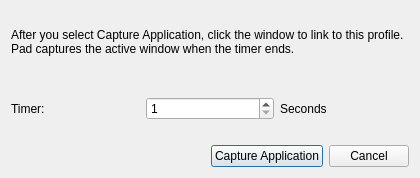
<?xml version="1.0" encoding="UTF-8"?>
<ui version="4.0">
 <class>WinAppProfileTimerDialog</class>
 <widget class="QDialog" name="WinAppProfileTimerDialog">
  <property name="geometry">
   <rect>
    <x>0</x>
    <y>0</y>
    <width>420</width>
    <height>178</height>
   </rect>
  </property>
  <property name="windowTitle">
   <string>Capture Application</string>
  </property>
  <property name="modal">
   <bool>true</bool>
  </property>
  <layout class="QVBoxLayout" name="verticalLayout">
   <item>
    <widget class="QLabel" name="label">
     <property name="text">
      <string>After you select Capture Application, click the window to link to this profile. Pad captures the active window when the timer ends.</string>
     </property>
     <property name="scaledContents">
      <bool>false</bool>
     </property>
     <property name="wordWrap">
      <bool>true</bool>
     </property>
    </widget>
   </item>
   <item>
    <layout class="QHBoxLayout" name="horizontalLayout_2">
     <item>
      <widget class="QLabel" name="label_2">
       <property name="text">
        <string>Timer:</string>
       </property>
      </widget>
     </item>
     <item>
      <widget class="QSpinBox" name="intervalSpinBox">
       <property name="minimum">
        <number>1</number>
       </property>
       <property name="maximum">
        <number>60</number>
       </property>
      </widget>
     </item>
     <item>
      <widget class="QLabel" name="label_3">
       <property name="text">
        <string>Seconds</string>
       </property>
      </widget>
     </item>
    </layout>
   </item>
   <item>
    <layout class="QHBoxLayout" name="horizontalLayout">
     <item>
      <spacer name="horizontalSpacer">
       <property name="orientation">
        <enum>Qt::Horizontal</enum>
       </property>
       <property name="sizeHint" stdset="0">
        <size>
         <width>40</width>
         <height>20</height>
        </size>
       </property>
      </spacer>
     </item>
     <item>
      <widget class="QPushButton" name="capturePushButton">
       <property name="text">
        <string>Capture Application</string>
       </property>
      </widget>
     </item>
     <item>
      <widget class="QPushButton" name="cancelPushButton">
       <property name="text">
        <string>Cancel</string>
       </property>
      </widget>
     </item>
    </layout>
   </item>
  </layout>
 </widget>
 <resources/>
 <connections/>
</ui>
